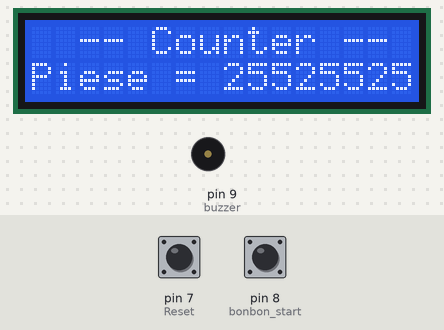
The sketch below on a simulated Arduino Uno, built with avr-gcc and run on an emulated ATmega328P. On the bench: 16×2 character LCD, buzzer (waves = sounding, pin HIGH). The test bench sets the inputs (shaded band); at power-on: pin 8 (bonbon_start) HIGH, pin 7 (Reset) HIGH. EEPROM starts erased; pins used as bus, display or sensor lines are not drawn.

Above: at 7.2 s.
7.3 s: pin 8 (bonbon_start) pulled LOW for 0.15 s
At 7.79 s:
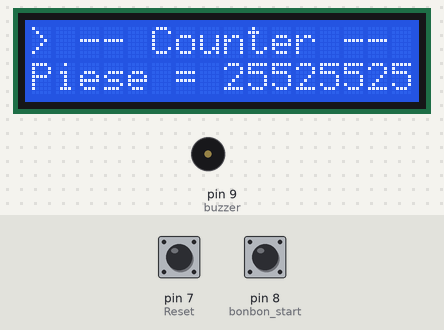
10.6 s: pin 7 (Reset) pulled LOW for 3.2 s
At 15.1 s:
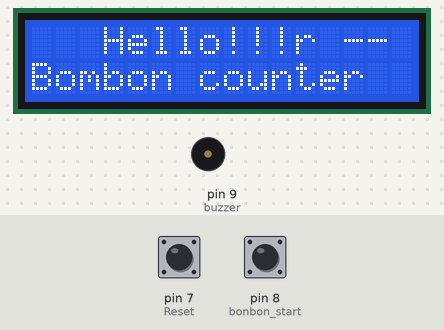
18.3 s: pin 8 (bonbon_start) pulled LOW for 3.2 s
At 20.99 s:
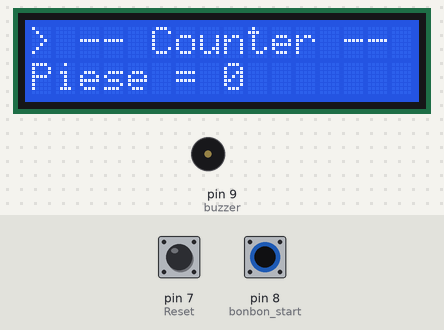
24.7 s: pin 7 (Reset) pulled LOW for 3.2 s
At 30.9 s:
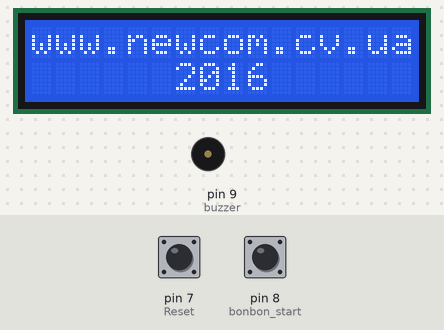
Timing chart, 0 to 32.4 s (numbered marks = the images above; inputs shaded):
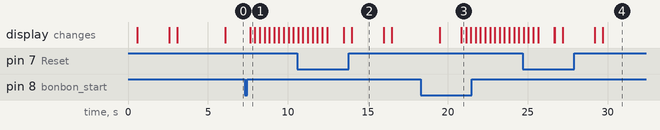

The sketch:

NANO_Counter_LCD.ino
```cpp
//  NANO_Counter_LCD
#include <LiquidCrystal.h>
#include <EEPROM.h>
// , E, DB4, DB5, DB6, DB7
LiquidCrystal lcd(12, 11, 5, 4, 3, 2);
int address = 0; // адрес ячейки
int i;
long value;
long value0, value1, value2; // значение данных
long val, val0, val1, val2; // значение данных
int stan = 0;
unsigned long previousMillis = 0;
unsigned long currentMillis = 0;
const long interval = 4800;

void setup()
{
  pinMode(12, OUTPUT); // RS
  pinMode(11, OUTPUT); // E
  pinMode(2, OUTPUT);  // DB4
  pinMode(3, OUTPUT);  // DB5
  pinMode(4, OUTPUT);  // DB6
  pinMode(5, OUTPUT);  // DB7
  pinMode(10, OUTPUT); // PWM - яркость LCD
  pinMode(7, INPUT_PULLUP);  // Reset
  pinMode(8, INPUT_PULLUP);  // bonbon start
  pinMode(9, OUTPUT);  // buzzer

  analogWrite(10, 5); // PWM - яркость LCD
  stan = HIGH;

  /* Valera DELETE me */
  /* Инициализируем дисплей: 2 строки по 16 символов */
  lcd.begin(16, 2);
  // Выводим на дисплей фразу приветствия

  lcd.print("   Hello!!!");
  lcd.setCursor(0, 1);
  delay(500);
  lcd.print("Bombon counter");
  delay(2000);
  lcd.setCursor(0, 0);
  lcd.print("www.newcom.cv.ua");
  delay(500);
  lcd.setCursor(0, 1);
  lcd.print("      2016     ");
  delay(3000);
  lcd.setCursor(0, 0);
  lcd.print("  -- Counter -- ");
  lcd.setCursor(0, 1);
  lcd.print("Piese =         ");

  // Чтение EEPROM
  value0 = EEPROM.read(address);
  delay(5);
  value1 = EEPROM.read(address + 1);
  delay(5);
  value2 = EEPROM.read(address + 2);
  delay(5);

  lcd.setCursor(8, 1);
  lcd.print(value2, DEC);
  lcd.print(value1, DEC);
  lcd.print(value0, DEC);
  value = value2 * 10000 + value1 * 100 * value0;
  if (value > 99999) {
    value = 0;
  }
  //  value = 1;
}

void loop()
{
 // lcd.setCursor(0, 0);
 // lcd.print("  -- Counter -- ");

  if (digitalRead(8) == LOW && stan == HIGH) {
    value = value + 1;
    stan = LOW;

    value0 = value % 100;
    val = value / 100;
    val0 = byte(value0);

    value1 = val % 100;
    val = val / 100;
    val1 = byte(value1);

    value2 = val % 100;
    val2 = byte(value2);

    delay (10);
    EEPROM.write(address, val0);  // Запись в EEPROM
    delay (10);
    EEPROM.write(address + 1, val1); // Запись в EEPROM
    delay (10);
    EEPROM.write(address + 2, val2); // Запись в EEPROM
    delay (10);
    for (i == 0; i <= 16; i++) {
      delay(300);
      lcd.setCursor(i, 0);
      lcd.print(">");
    }
    i = 0;
    lcd.setCursor(0, 0);
    lcd.print("  -- Counter -- ");
    lcd.setCursor(0, 1);
    lcd.print("Piese =            ");
    lcd.setCursor(8, 1);
    lcd.print(value);

    delay(1000);
  }

  if (digitalRead(8) == HIGH) {
    stan = HIGH;
  }
  // Сброс показаний счетчика нажатием кнопки в течении 5 сек.
  currentMillis = millis();
  if (digitalRead(7) == HIGH) {
    previousMillis = currentMillis;
    lcd.setCursor(0, 0);
    lcd.print("  -- Counter -- ");
  }
  else {

    lcd.setCursor((int(currentMillis - previousMillis) / 300), 0);
    lcd.print("*");
  }

  if (digitalRead(7) == LOW && currentMillis - previousMillis >= interval ) {
    value = 0;
    delay (10);
    EEPROM.write(address, 0);  // Запись в EEPROM
    delay (10);
    EEPROM.write(address + 1, 0); // Запись в EEPROM
    delay (10);
    EEPROM.write(address + 2, 0); // Запись в EEPROM
    delay (10);
//    for (i == 0; i <= 16; i++) {
 //     delay(300);
//      lcd.setCursor(i, 0);
//      lcd.print("<");
//    }
//     i = 0;
    // Выводим на дисплей фразу приветствия
    lcd.setCursor(0, 0);
    lcd.print("   Hello!!!");
    lcd.setCursor(0, 1);
    delay(500);
    lcd.print("Bombon counter");
    delay(2000);
    lcd.setCursor(0, 0);
    lcd.print("www.newcom.cv.ua");
    delay(500);
    lcd.setCursor(0, 1);
    lcd.print("      2016     ");
    delay(3000);
    lcd.setCursor(0, 0);
    lcd.print("  -- Counter -- ");
    lcd.setCursor(0, 1);
    lcd.print("Piese =         ");
    lcd.setCursor(8, 1);
    lcd.print(0, DEC);
    value = 0;
    delay(1000);
  }
}
```

Measured:
- after the input at 7.3 s, the display: changes after 0.34 s (image 1)
- after the input at 10.6 s, the display: first differs from a run without the input after 2.9 s (image 2 shows a later state)
- after the input at 18.3 s, the display: first differs from a run without the input after 2.5 s (image 3)
- after the input at 24.7 s, the display: first differs from a run without the input after 2.0 s (image 4 shows a later state)
- what the display in image 2 shows lasts 2.0 s, from 14.0 s to 16.0 s
